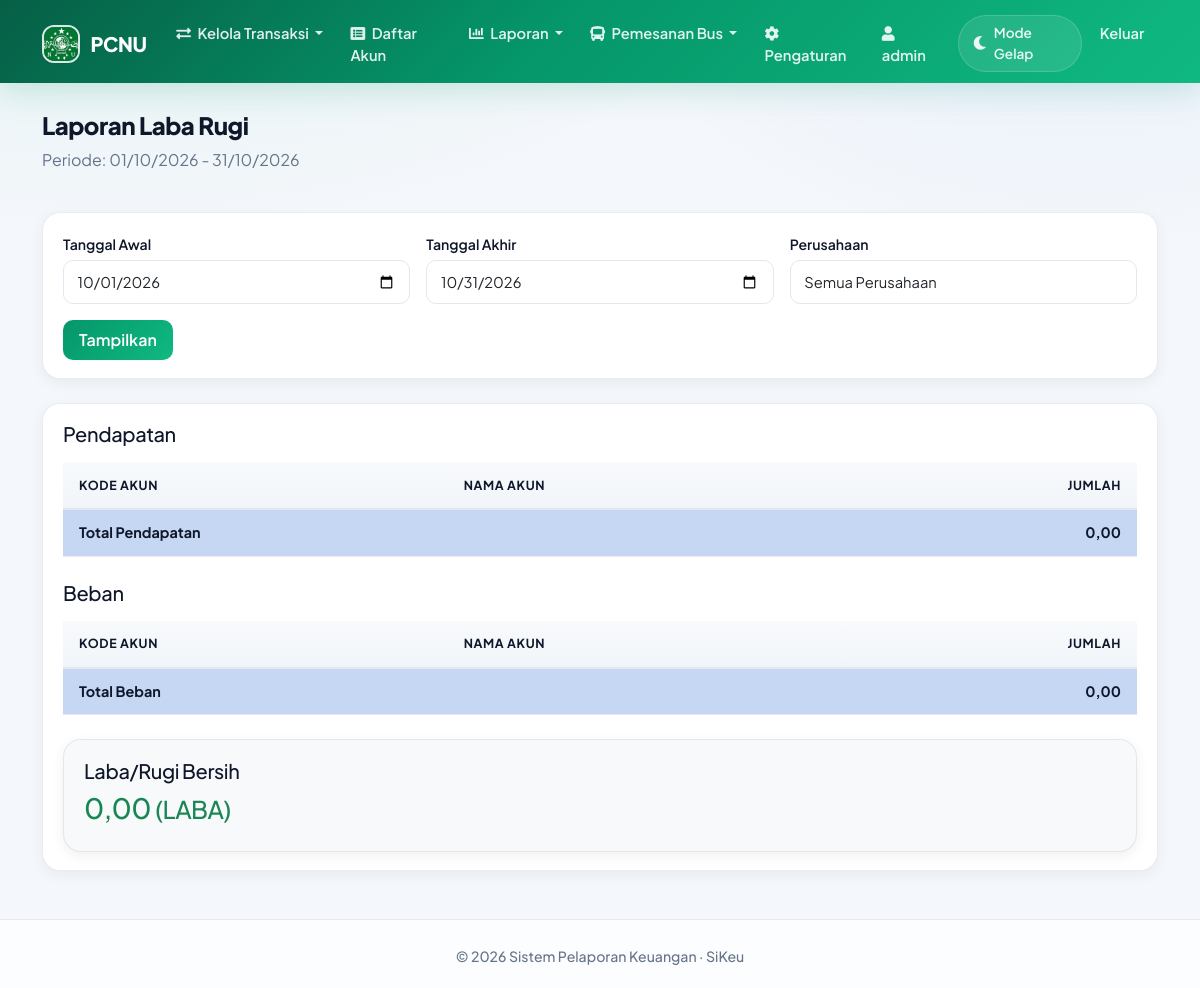
The app's page /laporan/laba-rugi.php (signed in) with its own data.
### tables this page shows
CREATE TABLE `perusahaan` (
  `id` int(11) NOT NULL,
  `nama` varchar(100) NOT NULL,
  `alamat` text DEFAULT NULL,
  `telepon` varchar(20) DEFAULT NULL,
  `email` varchar(100) DEFAULT NULL,
  `website` varchar(255) DEFAULT NULL COMMENT 'URL website perusahaan',
  `logo` varchar(255) DEFAULT NULL,
  `jenis` enum('regular','premium') NOT NULL DEFAULT 'regular' COMMENT 'Jenis akun perusahaan',
  `deskripsi` text DEFAULT NULL,
  `created_at` timestamp NOT NULL DEFAULT current_timestamp()
);

CREATE TABLE `users` (
  `id` int(11) NOT NULL,
  `username` varchar(50) NOT NULL,
  `password` varchar(255) NOT NULL,
  `nama_lengkap` varchar(100) NOT NULL,
  `email` varchar(100) DEFAULT NULL,
  `no_hp` varchar(20) DEFAULT NULL,
  `alamat` text DEFAULT NULL,
  `foto_profil` varchar(255) DEFAULT NULL,
  `id_perusahaan` int(11) DEFAULT NULL,
  `default_company` int(11) DEFAULT NULL,
  `created_at` timestamp NOT NULL DEFAULT current_timestamp()
);

### config/functions.php (called while the page is built, shortened)
<?php
function checkUserRole($db, $user_id, $perusahaan_id, $required_role = 'admin')
{
    $stmt = $db->prepare("SELECT role FROM user_perusahaan WHERE user_id = ? AND perusahaan_id = ?");
    $stmt->execute([$user_id, $perusahaan_id]);
    $user_role = $stmt->fetchColumn();
    switch ($required_role) {
        case 'admin':
            return $user_role === 'admin';
    }
}
function getLabaRugiPeriode($db, $tanggal_awal, $tanggal_akhir, $id_perusahaan)
{
    $sql_mutasi = "SELECT
        a.kode_akun,
        a.nama_akun,
        a.kategori,
        COALESCE(SUM(
            CASE
                WHEN a.tipe_akun = 'debit' THEN
                    CASE WHEN t.id_akun_debit = a.id THEN t.jumlah ELSE 0 END -
                    CASE WHEN t.id_akun_kredit = a.id THEN t.jumlah ELSE 0 END
                ELSE
                    CASE WHEN t.id_akun_kredit = a.id THEN t.jumlah ELSE 0 END -
                    CASE WHEN t.id_akun_debit = a.id THEN t.jumlah ELSE 0 END
            END
        ), 0) AS jumlah
    FROM akun a
    LEFT JOIN transaksi t ON (a.id = t.id_akun_debit OR a.id = t.id_akun_kredit)
        AND t.tanggal BETWEEN ? AND ?
        AND t.id_perusahaan = ?
    WHERE a.kategori IN ('pendapatan', 'beban')
      AND a.id_perusahaan = ?
    GROUP BY a.id, a.kode_akun, a.nama_akun, a.kategori
    ORDER BY a.kode_akun ASC";
    $stmt = $db->prepare($sql_mutasi);
    $stmt->execute([$tanggal_awal, $tanggal_akhir, $id_perusahaan, $id_perusahaan]);
    $rows = $stmt->fetchAll(PDO::FETCH_ASSOC);
    $data_pendapatan = [];
    $data_beban = [];
    $total_pendapatan = array_sum(array_column($data_pendapatan, 'jumlah'));
    $total_beban = array_sum(array_column($data_beban, 'jumlah'));
    return [
        'pendapatan' => $data_pendapatan,
        'beban' => $data_beban,
        'total_pendapatan' => $total_pendapatan,
        'total_beban' => $total_beban,
        'laba_bersih' => $total_pendapatan - $total_beban,
    ];
}

### laporan/laba-rugi.php (the view, shortened to what this page needs)
<?php
require_once '../config/database.php';
require_once '../config/functions.php';
$tanggal_awal = isset($_GET['tanggal_awal']) ? $_GET['tanggal_awal'] : date('Y-m-01');
$tanggal_akhir = isset($_GET['tanggal_akhir']) ? $_GET['tanggal_akhir'] : date('Y-m-t');
$stmt_company = $db->prepare("SELECT default_company FROM users WHERE id = ?");
$stmt_company->execute([$_SESSION['user_id']]);
$user_data = $stmt_company->fetch();
$id_perusahaan = $user_data['default_company'];
$is_admin = false;
if (isset($_SESSION['user_id']) && isset($db)) {
    $user_id = $_SESSION['user_id'];
    $stmt = $db->prepare("SELECT default_company FROM users WHERE id = ?");
    $stmt->execute([$user_id]);
    $user_data = $stmt->fetch();
    $default_company_id = $user_data['default_company'];
    if (checkUserRole($db, $user_id, $default_company_id, 'admin')) {
        $is_admin = true;
    }
}
$filter_perusahaan = $id_perusahaan;
$laba_rugi_data = getLabaRugiPeriode($db, $tanggal_awal, $tanggal_akhir, $filter_perusahaan);
$total_pendapatan = $laba_rugi_data['total_pendapatan'];
$total_beban = $laba_rugi_data['total_beban'];
$laba_rugi = $laba_rugi_data['laba_bersih'];
require_once '../templates/header.php';
?>
<div class="container mt-4">
    <div class="row mb-4">
        <div class="col">
            <h2>Laporan Laba Rugi</h2>
            <p class="text-muted">Periode: <?= date('d/m/Y', strtotime($tanggal_awal)) ?> - <?= date('d/m/Y', strtotime($tanggal_akhir)) ?></p>
        </div>
    </div>
    <div class="card mb-4">
        <div class="card-body">
            <form method="GET" class="row g-3">
                <div class="col-md-4">
                    <label for="tanggal_awal" class="form-label">Tanggal Awal</label>
                    <input type="date" class="form-control" id="tanggal_awal" name="tanggal_awal" value="<?= $tanggal_awal ?>">
                </div>
                <div class="col-md-4">
                    <label for="tanggal_akhir" class="form-label">Tanggal Akhir</label>
                    <input type="date" class="form-control" id="tanggal_akhir" name="tanggal_akhir" value="<?= $tanggal_akhir ?>">
                </div>
                <?php if ($is_admin): ?>
                    <div class="col-md-4">
                        <label for="perusahaan" class="form-label">Perusahaan</label>
                        <select class="form-select" id="perusahaan" name="perusahaan">
                            <option value="">Semua Perusahaan</option>
                        </select>
                    </div>
                <?php endif; ?>
                <div class="col-md-4 d-flex align-items-end">
                    <button type="submit" class="btn btn-primary">Tampilkan</button>
                </div>
            </form>
        </div>
    </div>
    <div class="card">
        <div class="card-body">
            <h5 class="mb-3">Pendapatan</h5>
            <table class="table table-striped mb-4">
                <thead>
                    <tr>
                        <th>Kode Akun</th>
                        <th>Nama Akun</th>
                        <th class="text-end">Jumlah</th>
                    </tr>
                </thead>
                <tbody>
                    <tr class="table-primary fw-bold">
                        <td colspan="2">Total Pendapatan</td>
                        <td class="text-end"><?= number_format($total_pendapatan, 2, ',', '.') ?></td>
                    </tr>
                </tbody>
            </table>
            <h5 class="mb-3">Beban</h5>
            <table class="table table-striped mb-4">
                <thead>
                    <tr>
                        <th>Kode Akun</th>
                        <th>Nama Akun</th>
                        <th class="text-end">Jumlah</th>
                    </tr>
                </thead>
                <tbody>
                    <tr class="table-primary fw-bold">
                        <td colspan="2">Total Beban</td>
                        <td class="text-end"><?= number_format($total_beban, 2, ',', '.') ?></td>
                    </tr>
                </tbody>
            </table>
            <div class="card bg-light">
                <div class="card-body">
                    <h5 class="card-title">Laba/Rugi Bersih</h5>
                    <h3 class="<?= $laba_rugi >= 0 ? 'text-success' : 'text-danger' ?>">
                        <?= number_format(abs($laba_rugi), 2, ',', '.') ?>
                        <small>(<?= $laba_rugi >= 0 ? 'LABA' : 'RUGI' ?>)</small>
                    </h3>
                </div>
            </div>
        </div>
    </div>
</div>
<?php require_once '../templates/footer.php'; ?>

### templates/header.php (shortened to what this page needs)
<!DOCTYPE html>
<html lang="id" data-theme="light">
<head>
    <link href="https://cdn.jsdelivr.net/npm/bootstrap@5.1.3/dist/css/bootstrap.min.css" rel="stylesheet">
    <link href="https://cdnjs.cloudflare.com/ajax/libs/font-awesome/5.15.4/css/all.min.css" rel="stylesheet">
    <?php
    $sikeu_theme_ver = @filemtime(__DIR__ . '/../assets/css/sikeu-theme.css') ?: time();
    $sikeu_dark_ver = @filemtime(__DIR__ . '/../assets/css/dark-mode.css') ?: time();
    $sikeu_style_ver = @filemtime(__DIR__ . '/../assets/css/style.css') ?: time();
    ?>
    <link href="/assets/css/sikeu-theme.css?v=<?= $sikeu_theme_ver ?>" rel="stylesheet">
    <link href="/assets/css/dark-mode.css?v=<?= $sikeu_dark_ver ?>" rel="stylesheet">
    <link rel="stylesheet" href="/assets/css/style.css?v=<?= $sikeu_style_ver ?>">
    <link rel="stylesheet" href="https://unpkg.com/leaflet@1.7.1/dist/leaflet.css" />
</head>
<body class="sikeu-app">
    <?php
    $is_viewer = false;
    $is_nugrosir = false;
    if (isset($_SESSION['user_id']) && isset($db)) {
        $user_id = $_SESSION['user_id'];
        $stmt = $db->prepare("SELECT default_company FROM users WHERE id = ?");
        $stmt->execute([$user_id]);
        $user_data = $stmt->fetch();
        $default_company_id = $user_data['default_company'];
        if ($default_company_id) {
            $stmt = $db->prepare("SELECT role FROM user_perusahaan WHERE user_id = ? AND perusahaan_id = ?");
            $stmt->execute([$user_id, $default_company_id]);
            $user_role = $stmt->fetchColumn();
            $is_viewer = ($user_role === 'viewer');
        }
        $stmt_nugrosir = $db->prepare("SELECT 1 FROM user_perusahaan up
                            JOIN perusahaan p ON up.perusahaan_id = p.id
                            WHERE up.user_id = ? AND UPPER(p.nama) = 'NUGO' AND up.status = 'active'");
        $stmt_nugrosir->execute([$user_id]);
        $is_nugrosir = $stmt_nugrosir->fetch() ? true : false;
    }
    ?>
    <nav class="navbar navbar-expand-lg navbar-dark sikeu-navbar">
        <div class="container">
            <a class="navbar-brand" href="/index.php">
                <?php
                $logo_path = '/assets/img/logo.jpg';
                if (isset($_SESSION['user_id']) && isset($db)) {
                    $user_id = $_SESSION['user_id'];
                    $stmt = $db->prepare("SELECT default_company FROM users WHERE id = ?");
                    $stmt->execute([$user_id]);
                    $user_data = $stmt->fetch();
                    $default_company_id = $user_data['default_company'] ?? null;
                    if ($default_company_id) {
                        $stmt = $db->prepare("SELECT logo, nama FROM perusahaan WHERE id = ?");
                        $stmt->execute([$default_company_id]);
                        $perusahaan = $stmt->fetch();
                        if ($perusahaan && !empty($perusahaan['logo'])) {
                            $logo_path = '/' . $perusahaan['logo'];
                        }
                    }
                }
                ?>
                <img src="<?php echo htmlspecialchars($logo_path); ?>" alt="Logo" />
                <?php
                if (isset($perusahaan) && !empty($perusahaan['nama'])) {
                    echo htmlspecialchars($perusahaan['nama']);
                } else {
                    echo "SiKeu";
                }
                ?>
            </a>
            <div class="collapse navbar-collapse" id="navbarNav">
                <ul class="navbar-nav me-auto">
                    <?php
                    if (!$is_viewer) :
                    ?>
                        <li class="nav-item dropdown">
                            <a class="nav-link dropdown-toggle" href="#" id="transaksiDropdown" role="button" data-bs-toggle="dropdown" aria-expanded="false">
                                <i class="fas fa-exchange-alt me-1"></i> Kelola Transaksi
                            </a>
                        </li>
                        <li class="nav-item">
                            <a class="nav-link" href="/akun/index.php"><i class="fas fa-list-alt me-1"></i> Daftar Akun</a>
                        </li>
                    <?php endif; ?>
                    <li class="nav-item dropdown">
                        <a class="nav-link dropdown-toggle" href="#" id="navbarDropdown" role="button" data-bs-toggle="dropdown">
                            <i class="fas fa-chart-bar me-1"></i> Laporan
                        </a>
                    </li>
                    <?php if ($is_nugrosir) : ?>
                        <li class="nav-item dropdown">
                            <a class="nav-link dropdown-toggle" href="#" id="busDropdown" role="button" data-bs-toggle="dropdown">
                                <i class="fas fa-bus me-1"></i> Pemesanan Bus
                            </a>
                        </li>
                    <?php endif; ?>
                    <?php if (!$is_viewer) : ?>
                        <li class="nav-item">
                            <a class="nav-link" href="/pengaturan/index.php"><i class="fas fa-cog me-1"></i> Pengaturan</a>
                        </li>
                    <?php endif; ?>
                </ul>
                <ul class="navbar-nav">
                    <?php if (isset($_SESSION['user_id'])) :
                        $stmt = $db->prepare("SELECT * FROM users WHERE id = ?");
                        $stmt->execute([$_SESSION['user_id']]);
                        $user = $stmt->fetch();
                        $username = $user['username'] ?? 'Pengguna';
                    ?>
                        <li class="nav-item">
                            <a class="nav-link" href="/pengaturan/profil.php">
                                <i class="fas fa-user me-1"></i>
                                <span><?php echo htmlspecialchars($username); ?></span>
                            </a>
                        </li>
                        <li class="nav-item d-flex align-items-center px-1">
                            <div class="sikeu-theme-switch" onclick="toggleTheme()" role="button" tabindex="0" aria-label="Toggle theme">
                                <i class="fas fa-moon"></i>
                                <span class="d-none d-lg-inline">Mode Gelap</span>
                            </div>
                        </li>
                        <li class="nav-item">
                            <a class="nav-link" href="/logout.php">Keluar</a>
                        </li>
                    <?php endif; ?>
                </ul>
            </div>
        </div>
    </nav>

### records on screen
perusahaan: logo (picture), nama "PCNU"
users: username "admin"

### other values on screen
date('d/m/Y', strtotime($tanggal_awal)) "01/10/2026"
date('d/m/Y', strtotime($tanggal_akhir)) "31/10/2026"
$total_pendapatan "0,00"
$total_beban "0,00"
abs($laba_rugi) "0,00"
